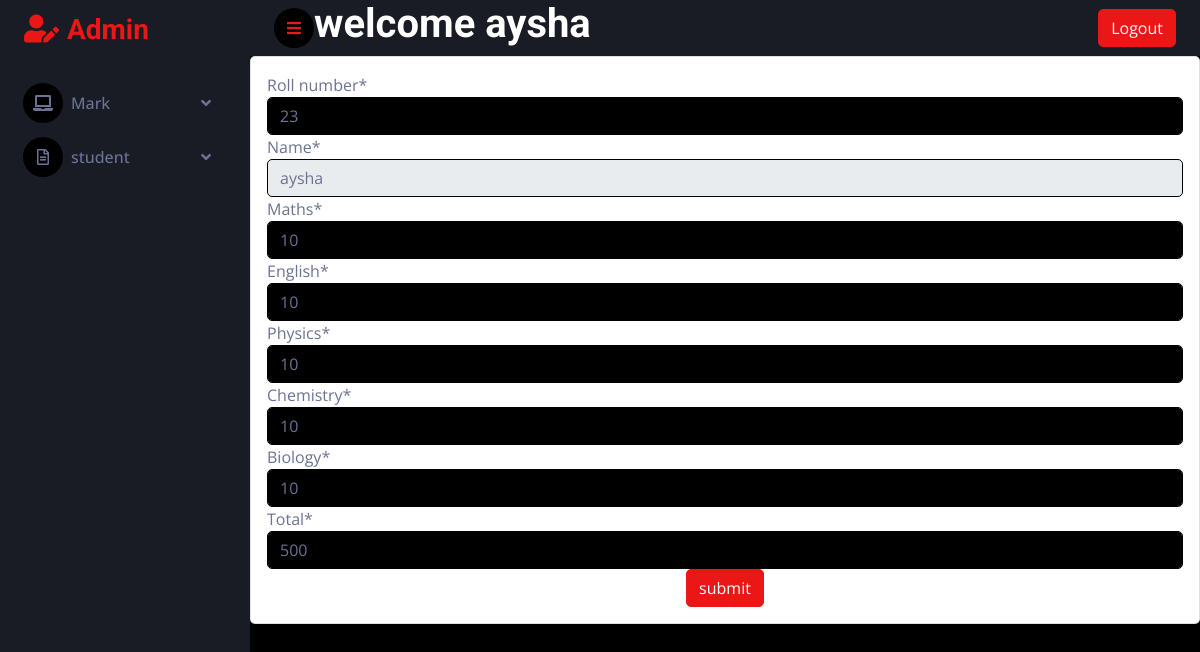
The page /mark_update/1/ (signed in) on the database as committed earlier.
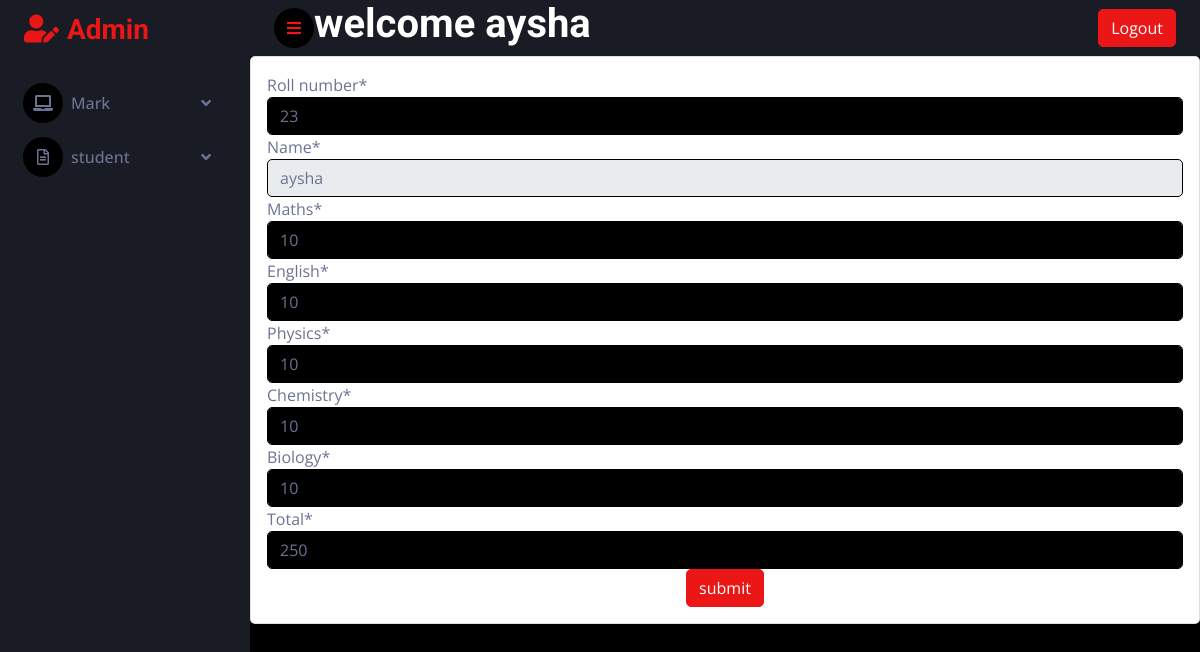
The same page on the database as committed later.
### studentapp/models.py (models this page shows, shortened)
class Mark(models.Model)  :
    roll_number = models.IntegerField(default=0,unique=True)
    name = models.ForeignKey(Student_Registration,on_delete=models.CASCADE)
    maths= models.IntegerField(validators=[MaxValueValidator(50)])
    english = models.IntegerField(validators=[MaxValueValidator(50)])
    physics = models.IntegerField(validators=[MaxValueValidator(50)])
    chemistry = models.IntegerField(validators=[MaxValueValidator(50)])
    biology = models.IntegerField(validators=[MaxValueValidator(50)])
    Total = models.IntegerField(validators=[MaxValueValidator(250)])
    Total_mark = models.IntegerField(default=0)
    def Total_mark(self):
        self.Total_mark=self.maths + self.english +self.physics +self.chemistry +self.biology
        return self.Total_mark

### studentapp/views.py (the view)
# urls.py: path('mark_update/<int:id>/',views.mark_update,name='mark_update'),
@login_required(login_url='log')
def mark_update(request,id):
    fee1 = Mark.objects.get(id=id)
    form = mark_form(instance=fee1)
    if request.method =='POST' :
        form=mark_form(request.POST,instance = fee1)
    if form.is_valid():
        form.save()
        return redirect('view_admin_mark')
    return render(request,'add_mark.html',{'form':form})

### studentapp/forms.py
class mark_form(forms.ModelForm):
    class Meta:
        model = Mark
        fields = "__all__"

### studentapp/models.py (called while the page is built)
    def __str__(self):
        return self.name

### templates/add_mark.html (shortened to what this page needs)
{% extends 'admin.html' %}
{% load crispy_forms_tags %}
{% block content %}
<div class="card">
    <div class="card-body">
        <form method="post">
        {{form|crispy}}
           <center>  <button type="submit" class="btn btn-primary">submit</button></center>
            </form>
    </div>
</div>
{% endblock %}

Rows that differ between the two databases and show on the page:
changed Mark: Total "500" → "250"
